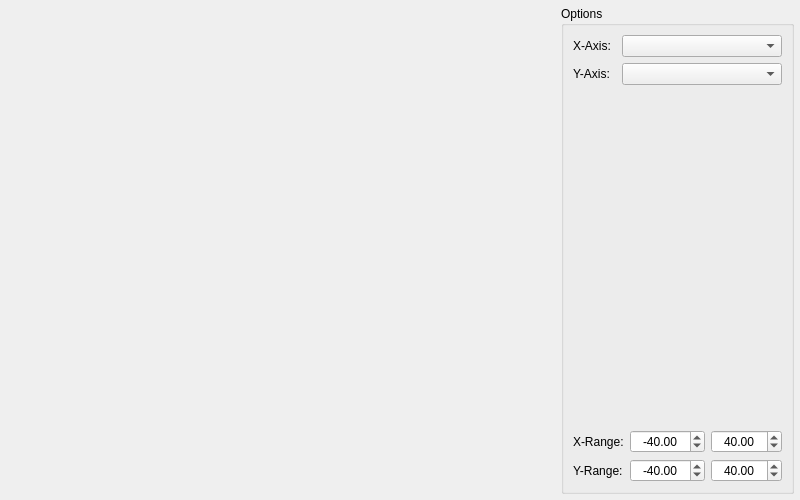
<?xml version="1.0" encoding="UTF-8"?>
<ui version="4.0">
 <class>XyPlotForm</class>
 <widget class="QWidget" name="XyPlotForm">
  <property name="geometry">
   <rect>
    <x>0</x>
    <y>0</y>
    <width>800</width>
    <height>500</height>
   </rect>
  </property>
  <property name="windowTitle">
   <string>Form</string>
  </property>
  <layout class="QGridLayout" name="gridLayout_2" columnstretch="1,0">
   <property name="leftMargin">
    <number>6</number>
   </property>
   <property name="topMargin">
    <number>6</number>
   </property>
   <property name="rightMargin">
    <number>6</number>
   </property>
   <property name="bottomMargin">
    <number>6</number>
   </property>
   <property name="spacing">
    <number>6</number>
   </property>
   <item row="0" column="0">
    <widget class="QCustomPlot" name="plot" native="true"/>
   </item>
   <item row="0" column="1">
    <widget class="QGroupBox" name="groupBox">
     <property name="title">
      <string>Options</string>
     </property>
     <layout class="QVBoxLayout" name="verticalLayout_2">
      <item>
       <layout class="QHBoxLayout" name="horizontalLayout">
        <item>
         <widget class="QLabel" name="label">
          <property name="text">
           <string>X-Axis:</string>
          </property>
         </widget>
        </item>
        <item>
         <widget class="QComboBox" name="xComboBox">
          <property name="minimumSize">
           <size>
            <width>160</width>
            <height>0</height>
           </size>
          </property>
         </widget>
        </item>
       </layout>
      </item>
      <item>
       <layout class="QHBoxLayout" name="horizontalLayout_2">
        <item>
         <widget class="QLabel" name="label_2">
          <property name="text">
           <string>Y-Axis:</string>
          </property>
         </widget>
        </item>
        <item>
         <widget class="QComboBox" name="yComboBox">
          <property name="minimumSize">
           <size>
            <width>160</width>
            <height>0</height>
           </size>
          </property>
         </widget>
        </item>
       </layout>
      </item>
      <item>
       <spacer name="verticalSpacer">
        <property name="orientation">
         <enum>Qt::Vertical</enum>
        </property>
        <property name="sizeHint" stdset="0">
         <size>
          <width>20</width>
          <height>40</height>
         </size>
        </property>
       </spacer>
      </item>
      <item>
       <layout class="QHBoxLayout" name="horizontalLayout_3">
        <item>
         <widget class="QLabel" name="label_3">
          <property name="text">
           <string>X-Range:</string>
          </property>
         </widget>
        </item>
        <item>
         <widget class="QDoubleSpinBox" name="xRangeMin">
          <property name="sizePolicy">
           <sizepolicy hsizetype="Minimum" vsizetype="Fixed">
            <horstretch>0</horstretch>
            <verstretch>0</verstretch>
           </sizepolicy>
          </property>
          <property name="maximumSize">
           <size>
            <width>16777215</width>
            <height>16777215</height>
           </size>
          </property>
          <property name="alignment">
           <set>Qt::AlignCenter</set>
          </property>
          <property name="minimum">
           <double>-1000.000000000000000</double>
          </property>
          <property name="maximum">
           <double>-1.000000000000000</double>
          </property>
          <property name="value">
           <double>-40.000000000000000</double>
          </property>
         </widget>
        </item>
        <item>
         <widget class="QDoubleSpinBox" name="xRangeMax">
          <property name="alignment">
           <set>Qt::AlignCenter</set>
          </property>
          <property name="minimum">
           <double>0.000000000000000</double>
          </property>
          <property name="maximum">
           <double>1000.000000000000000</double>
          </property>
          <property name="value">
           <double>40.000000000000000</double>
          </property>
         </widget>
        </item>
       </layout>
      </item>
      <item>
       <layout class="QHBoxLayout" name="horizontalLayout_4">
        <item>
         <widget class="QLabel" name="label_4">
          <property name="text">
           <string>Y-Range:</string>
          </property>
         </widget>
        </item>
        <item>
         <widget class="QDoubleSpinBox" name="yRangeMin">
          <property name="alignment">
           <set>Qt::AlignCenter</set>
          </property>
          <property name="minimum">
           <double>-1000.000000000000000</double>
          </property>
          <property name="maximum">
           <double>-1.000000000000000</double>
          </property>
          <property name="value">
           <double>-40.000000000000000</double>
          </property>
         </widget>
        </item>
        <item>
         <widget class="QDoubleSpinBox" name="yRangeMax">
          <property name="alignment">
           <set>Qt::AlignCenter</set>
          </property>
          <property name="minimum">
           <double>0.000000000000000</double>
          </property>
          <property name="maximum">
           <double>1000.000000000000000</double>
          </property>
          <property name="value">
           <double>40.000000000000000</double>
          </property>
         </widget>
        </item>
       </layout>
      </item>
     </layout>
    </widget>
   </item>
  </layout>
 </widget>
 <customwidgets>
  <customwidget>
   <class>QCustomPlot</class>
   <extends>QWidget</extends>
   <header>qcustomplot.h</header>
   <container>1</container>
  </customwidget>
 </customwidgets>
 <resources/>
 <connections/>
</ui>
